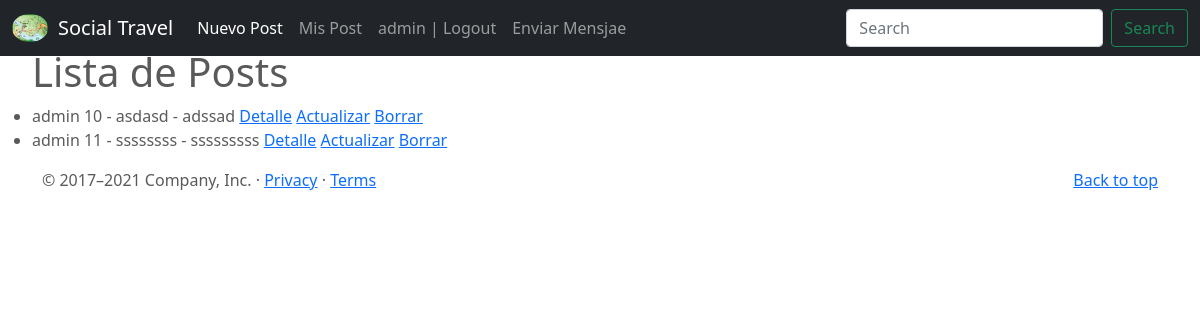
/post/list (signed in), run on the app's committed database.
### SocialTravel/models.py (models this page shows)
class Profile(models.Model):
    user = models.OneToOneField(to=User, on_delete=models.CASCADE, related_name='profile') #Se usa OneToOne y no ForeignKey porque queres que haya 1 perfil por cada usuario
    instagram = models.CharField(max_length=100)
    imagen = models.ImageField(upload_to="profiles", null=True, blank=True)

class Post(models.Model):
    carousel_caption_titel = models.CharField(max_length=30)
    carousel_caption_description = models.CharField(max_length=80)
    heading = models.CharField(max_length=15)
    description = models.CharField(max_length=120)
    publisher = models.ForeignKey(to=User, on_delete=models.CASCADE, related_name="publisher")
    imagen = models.ImageField(upload_to="posts", null=True, blank=True)
    creado_el = models.DateTimeField(auto_now_add = True)
    def __str__(self):
        return f'{self.id} - {self.heading} - {self.description}'

### SocialTravel/views.py (the view)
# urls.py: path('post/list', PostList.as_view(), name="post-list"),
class PostList(ListView):
    model = Post

### SocialTravel/templates/SocialTravel/post_list.html (shortened to what this page needs)
{% extends "SocialTravel/base.html" %}
{% block main %}
<ul>
    <h1>Lista de Posts</h1>
    {% for post in object_list %}
    <li>
        {{post.publisher}}
        {{post}}
        <a href="{% url 'post-detail' post.id %}">Detalle</a>
        {% if user.is_authenticated and post.publisher == user %}
            <a href="{% url 'post-update' post.id %}">Actualizar</a>
            <a href="{% url 'post-delete' post.id %}">Borrar</a>
        {% endif %}
    </li>
    {% endfor %}
</ul>
{% endblock %}

### SocialTravel/templates/SocialTravel/base.html (shortened to what this page needs)
<!DOCTYPE html>
<html lang="en">
<head>
    {% load static %}
<link href="{% static 'SocialTravel/css/bootstrap.min.css' %}" rel="stylesheet">
    <link href="{% static 'SocialTravel/css/carousel.css' %}" rel="stylesheet">
</head>
  <body>
    <header>
      <nav class="navbar navbar-expand-md navbar-dark fixed-top bg-dark">
        <div class="container-fluid">
          {% if user.profile.imagen %}
            <a href="{% url 'profile-update' user.profile.id %}">
            <img src="{{user.profile.imagen.url}}" height="100%" width="36px" style="border-radius: 50%; margin-right:10px">
            </a>
          {% endif %}
          <a class="navbar-brand" href="{% url 'index' %}">Social Travel</a>
          <div class="collapse navbar-collapse" id="navbarCollapse">
            <ul class="navbar-nav me-auto mb-2 mb-md-0">
              <li class="nav-item">
                <a class="nav-link active" aria-current="page" href="{% url 'post-create' %}">Nuevo Post</a>
              </li>
              <li class="nav-item">
                <a class="nav-link" href="{% url 'post-list' %}">Mis Post</a>
              </li>
              {% if user.is_authenticated %}
                <li class="nav-item">
                  <a class="nav-link" href="{% url 'logout' %}"> {{user.username}} | Logout</a>
                </li>
              {% endif %}
                <li class="nav-item">
                  <a class="nav-link" href="{% url 'mensaje-create' %}">Enviar Mensjae</a>
                </li>
            </ul>
            <form class="d-flex">
              <input class="form-control me-2" type="search" placeholder="Search" aria-label="Search">
              <button class="btn btn-outline-success" type="submit">Search</button>
            </form>
          </div>
        </div>
      </nav>
    </header>
    {% block main %}
    {% endblock %}
  <footer class="container">
    <p class="float-end"><a href="https://getbootstrap.com/docs/5.0/examples/carousel/#">Back to top</a></p>
    <p>© 2017–2021 Company, Inc. · <a href="https://getbootstrap.com/docs/5.0/examples/carousel/#">Privacy</a> · <a href="https://getbootstrap.com/docs/5.0/examples/carousel/#">Terms</a></p>
  </footer>
  </body>
</html>

### SocialTravel/static/SocialTravel/css/carousel.css (style rules this page uses)
body { padding-top: 3rem; padding-bottom: 3rem; color: #5a5a5a; }

### data on the page
Post: publisher "admin", id+heading+description "10 - asdasd - adssad", shows "Actualizar"
Post: publisher "admin", id+heading+description "11 - ssssssss - sssssssss", shows "Actualizar"

### other printed values
{{ user.username }} "admin"
